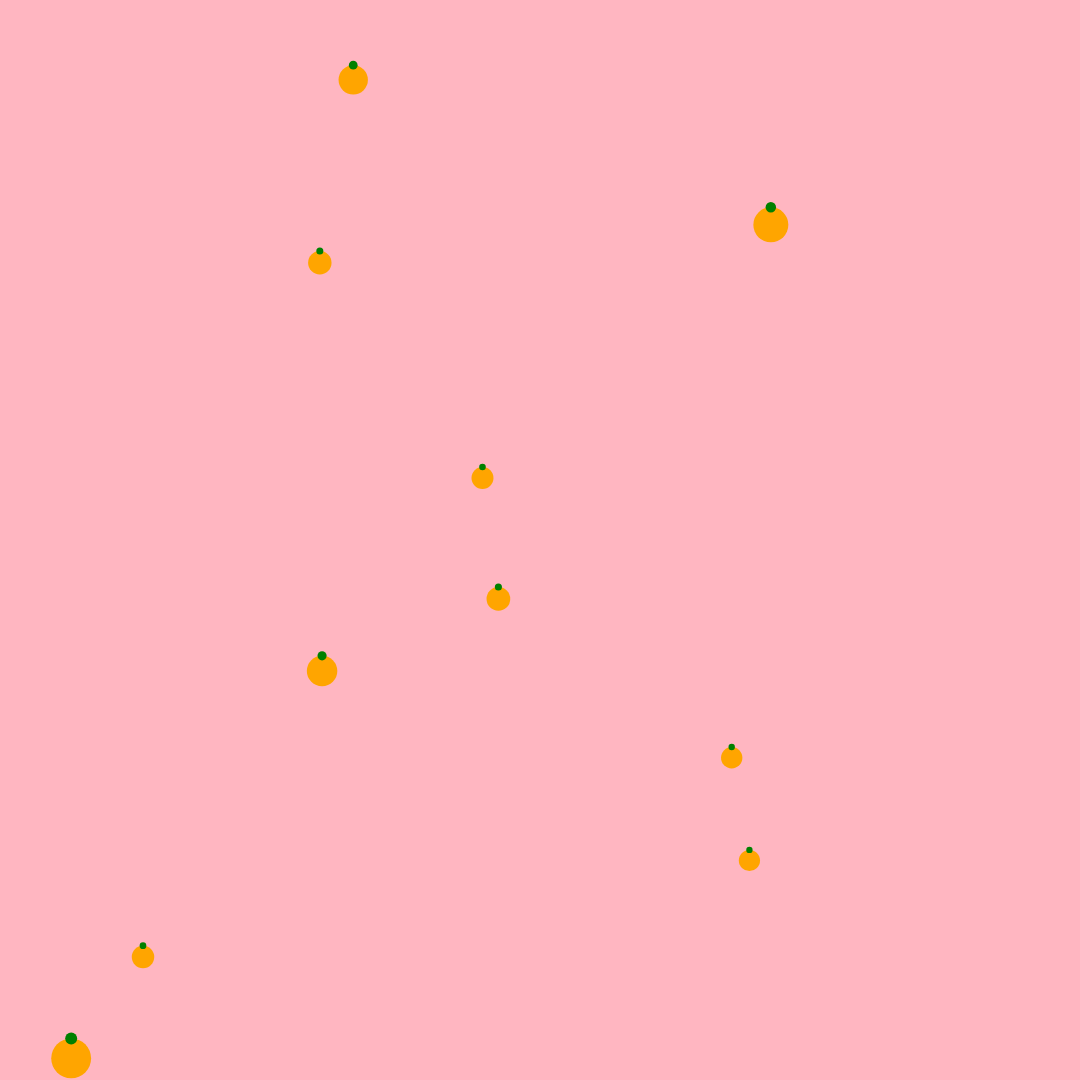
Frame 1 (no input)
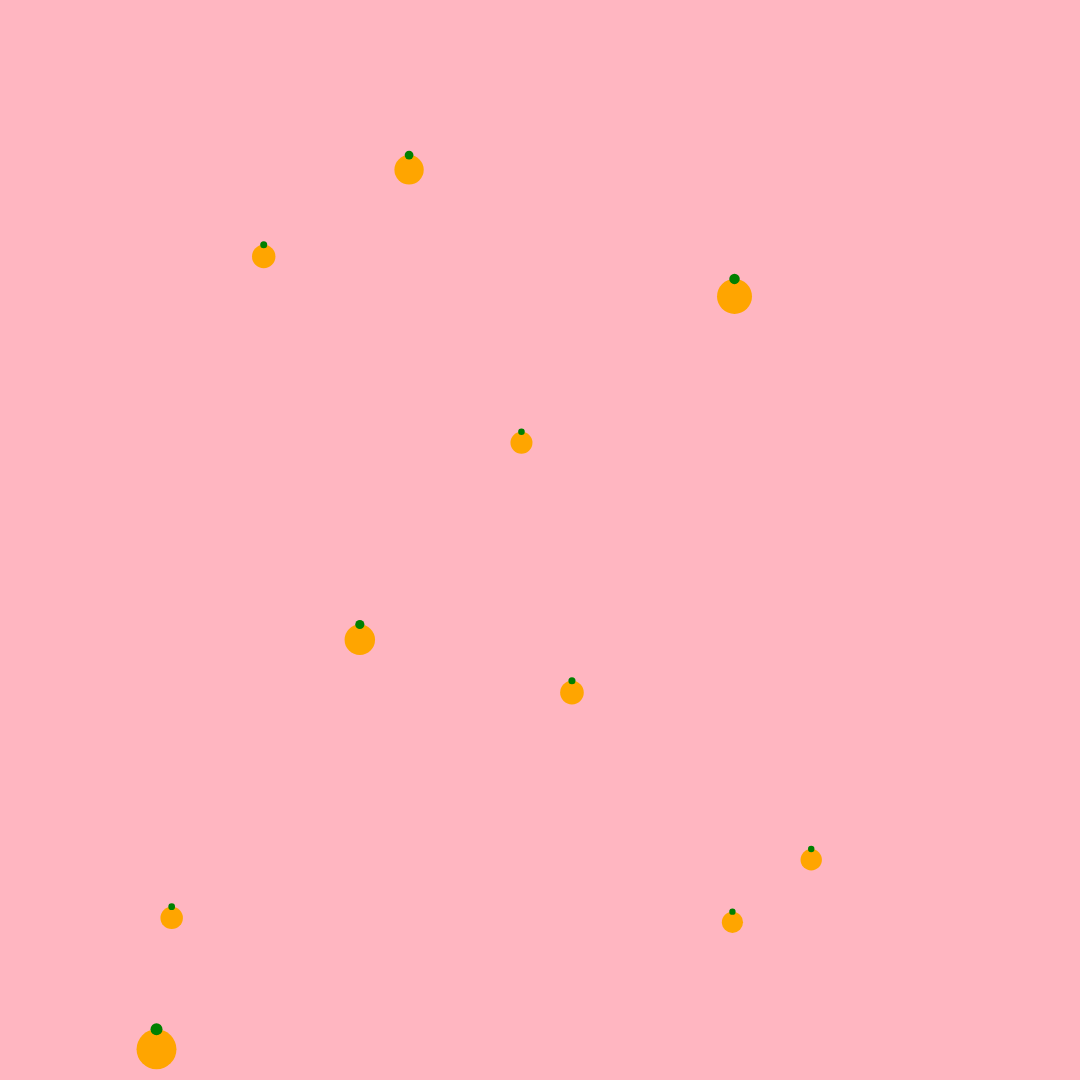
Frame 60 (no input)
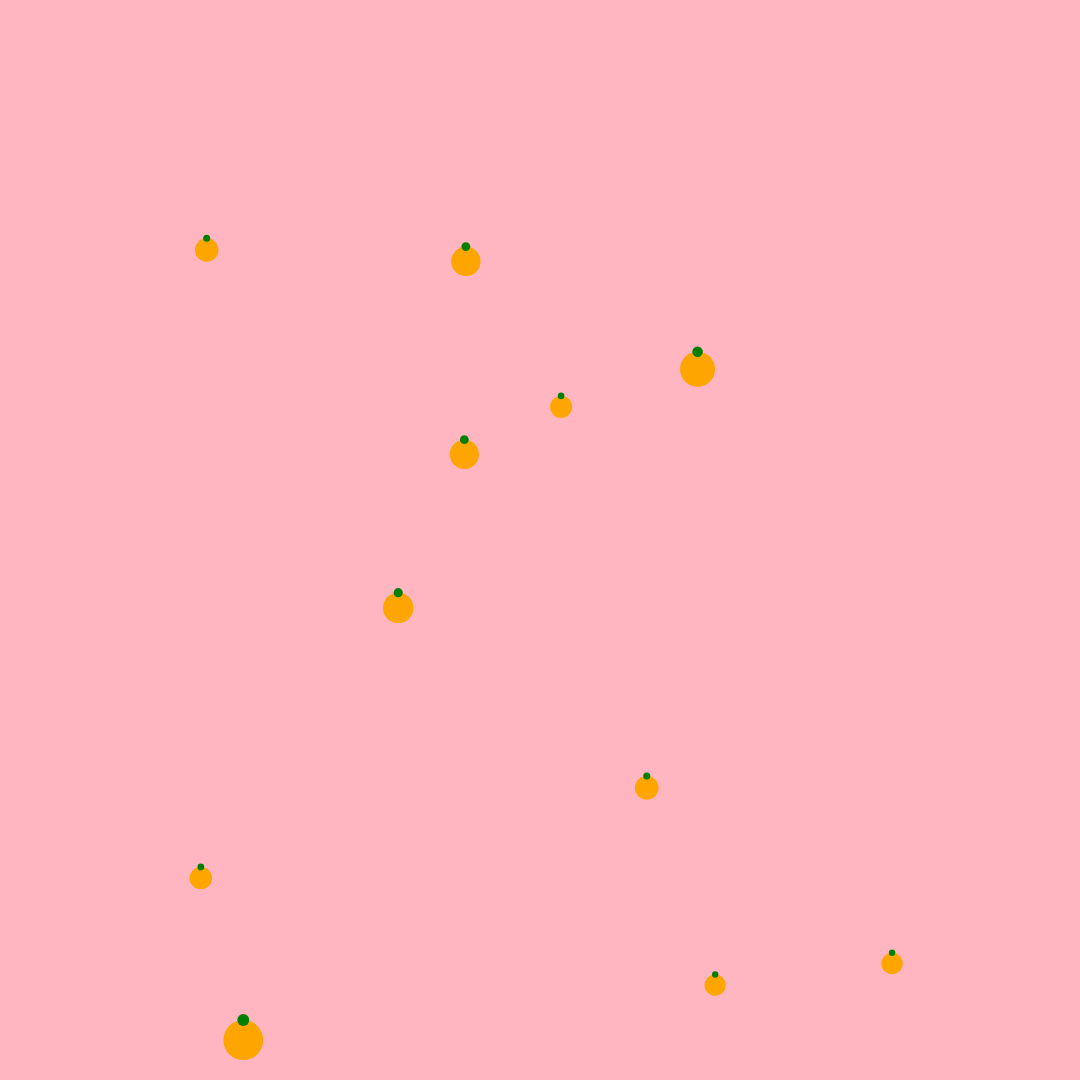
Frame 120 (the mouse pressed at the canvas centre since frame 60)

The p5.js sketch that drew these frames (run headless with seeded random() and noise() and a simulated clock; from frame 60 on, the mouse is pressed at the canvas centre):

// p5.js sketch
// ── sketch.js
let mangos = [];  // Array para almacenar los mangos

function setup() {
  createCanvas(1080, 1080);  // Tamaño del lienzo
  noStroke();
  background(255, 182, 193);  // Fondo rosa
  
  // Crea mangos iniciales
  for (let i = 0; i < 10; i++) {
    let mango = {
      x: random(width),
      y: random(height),
      size: random(20, 40),  // Tamaño del mango
      speedX: random(-2, 2),  // Velocidad horizontal
      speedY: random(-2, 2)   // Velocidad vertical
    };
    mangos.push(mango);
  }
}

function draw() {
  background(255, 182, 193);  // Fondo rosa
  
  // Mueve y muestra los mangos
  for (let mango of mangos) {
    mango.x += mango.speedX;
    mango.y += mango.speedY;
    
    // Detectar colisiones con los bordes del lienzo
    if (mango.x < 0 || mango.x > width) {
      mango.speedX *= -1;  // Invierte la dirección en X
    }
    
    if (mango.y < 0 || mango.y > height) {
      mango.speedY *= -1;  // Invierte la dirección en Y
    }
    
    // Dibuja el mango como una elipse naranja
    fill(255, 165, 0);  // Naranja
    ellipse(mango.x, mango.y, mango.size, mango.size);
    
    // Dibuja la parte superior verde del mango
    fill(0, 128, 0);  // Verde oscuro
    let topSize = mango.size * 0.3;  // Tamaño de la parte superior
    ellipse(mango.x, mango.y - mango.size / 2, topSize, topSize);
  }
}

// Agregar más mangos cuando se presiona el mouse
function mousePressed() {
  let mango = {
    x: mouseX,
    y: mouseY,
    size: random(20, 40),
    speedX: random(-2, 2),
    speedY: random(-2, 2)
  };
  mangos.push(mango);
}
